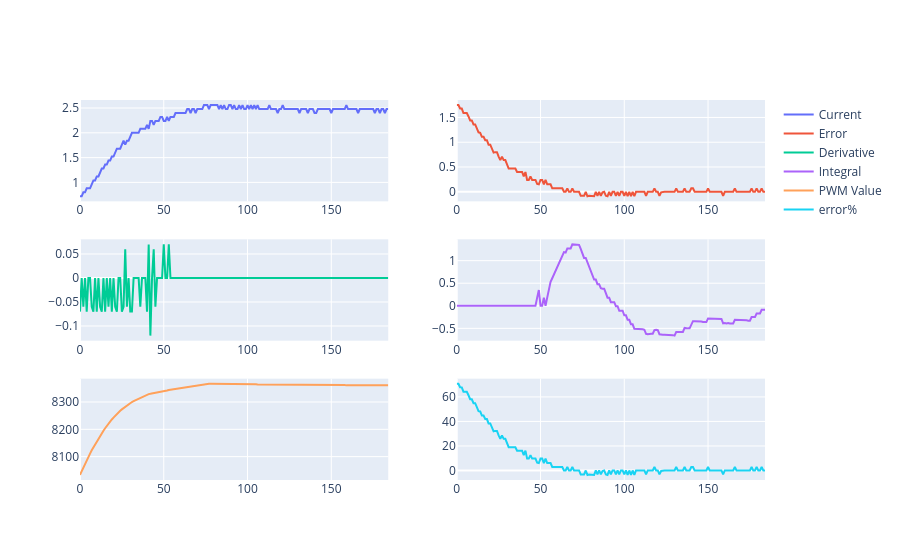

This figure's notebook cell:
### Code cell
archivo_salida = f"datos.csv"

df = pd.read_csv(archivo_salida)
df.columns = ["Voltage", "Current", "PWM Value", "Error", "Integral", "Derivative", "R_Target"]
df["error%"] = (df["Error"] / (1000 * df["Voltage"] / df["R_Target"])) * 100
x_min = 0
x_max = len(df) - 1
fig = make_subplots(rows=3, cols=2)
fig.add_trace(go.Scatter(x=df.index[x_min:x_max+1], y=df["Current"][x_min:x_max+1], name="Current"), row=1, col=1)
fig.add_trace(go.Scatter(x=df.index[x_min:x_max+1], y=df["Error"][x_min:x_max+1], name="Error"), row=1, col=2)
fig.add_trace(go.Scatter(x=df.index[x_min:x_max+1], y=df["Derivative"][x_min:x_max+1], name="Derivative"), row=2, col=1)
fig.add_trace(go.Scatter(x=df.index[x_min:x_max+1], y=df["Integral"][x_min:x_max+1], name="Integral"), row=2, col=2)
fig.add_trace(go.Scatter(x=df.index[x_min:x_max+1], y=df["PWM Value"][x_min:x_max+1], name="PWM Value"), row=3, col=1)
fig.add_trace(go.Scatter(x=df.index[x_min:x_max+1], y=df["error%"][x_min:x_max+1], name="error%"), row=3, col=2)

### Figure 1 — Plotly figure (JSON) as saved in the notebook; plotly's stock layout.template omitted (floating-point values rounded to 4 significant figures; data arrays with more than 128 entries replaced by an {"elided": "..."} marker saying what was removed)
{"data": [{"name": "Current", "type": "scatter", "x": {"elided": "185 int values"}, "xaxis": "x", "y": {"elided": "185 float values"}, "yaxis": "y"}, {"name": "Error", "type": "scatter", "x": {"elided": "185 int values"}, "xaxis": "x2", "y": {"elided": "185 float values"}, "yaxis": "y2"}, {"name": "Derivative", "type": "scatter", "x": {"elided": "185 int values"}, "xaxis": "x3", "y": {"elided": "185 float values"}, "yaxis": "y3"}, {"name": "Integral", "type": "scatter", "x": {"elided": "185 int values"}, "xaxis": "x4", "y": {"elided": "185 float values"}, "yaxis": "y4"}, {"name": "PWM Value", "type": "scatter", "x": {"elided": "185 int values"}, "xaxis": "x5", "y": {"elided": "185 int values"}, "yaxis": "y5"}, {"name": "error%", "type": "scatter", "x": {"elided": "185 int values"}, "xaxis": "x6", "y": {"elided": "185 float values"}, "yaxis": "y6"}], "layout": {"xaxis": {"anchor": "y", "domain": [0, 0.45]}, "xaxis2": {"anchor": "y2", "domain": [0.55, 1]}, "xaxis3": {"anchor": "y3", "domain": [0, 0.45]}, "xaxis4": {"anchor": "y4", "domain": [0.55, 1]}, "xaxis5": {"anchor": "y5", "domain": [0, 0.45]}, "xaxis6": {"anchor": "y6", "domain": [0.55, 1]}, "yaxis": {"anchor": "x", "domain": [0.7333, 1]}, "yaxis2": {"anchor": "x2", "domain": [0.7333, 1]}, "yaxis3": {"anchor": "x3", "domain": [0.3667, 0.6333]}, "yaxis4": {"anchor": "x4", "domain": [0.3667, 0.6333]}, "yaxis5": {"anchor": "x5", "domain": [0, 0.2667]}, "yaxis6": {"anchor": "x6", "domain": [0, 0.2667]}}}
